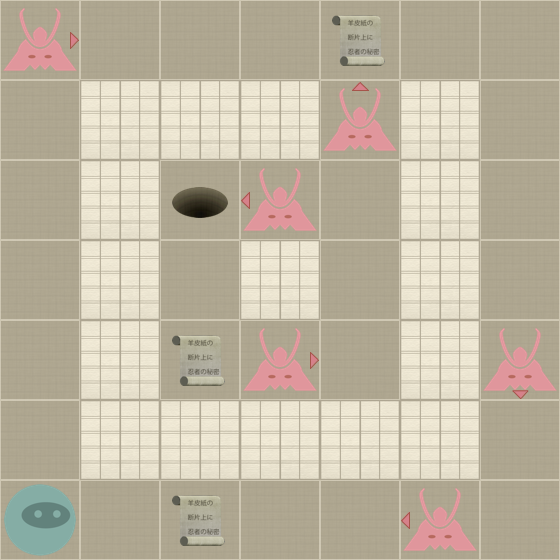

A level layout from a 2D game, rendered from its tile map. Below: a short description, then the map file with tile-grid data replaced by summaries:
An orthogonal 7x7 tile map with 80x80 px tiles, 2 tile layers (Level, Actors).

<map version="1.0" orientation="orthogonal" width="7" height="7" tilewidth="80" tileheight="80">
 <properties>
  <property name="moves" value="22" />
 </properties>
 <tileset firstgid="1" name="tiles" tilewidth="80" tileheight="80" spacing="2" margin="2">
  <image source="tiles-hd.png" width="512" height="512" />
  <tile id="0">
   <properties>
    <property name="actor" value="exit" />
   </properties>
  </tile>
  <tile id="2">
   <properties>
    <property name="actor" value="guard" />
    <property name="direction" value="down" />
   </properties>
  </tile>
  <tile id="3">
   <properties>
    <property name="actor" value="guard" />
    <property name="direction" value="left" />
   </properties>
  </tile>
  <tile id="4">
   <properties>
    <property name="actor" value="guard" />
    <property name="direction" value="right" />
   </properties>
  </tile>
  <tile id="5">
   <properties>
    <property name="actor" value="guard" />
    <property name="direction" value="up" />
   </properties>
  </tile>
  <tile id="7">
   <properties>
    <property name="actor" value="player" />
   </properties>
  </tile>
  <tile id="8">
   <properties>
    <property name="actor" value="scroll" />
   </properties>
  </tile>
  <tile id="9">
   <properties>
    <property name="wall" value="1" />
   </properties>
  </tile>
 </tileset>
 <layer name="Level" width="7" height="7">
  <data>[49 cells, 49 non-empty, 2 distinct tile ids]</data>
 </layer>
 <layer name="Actors" width="7" height="7">
  <data>[49 cells, 11 non-empty, 7 distinct tile ids]</data>
 </layer>
</map>
